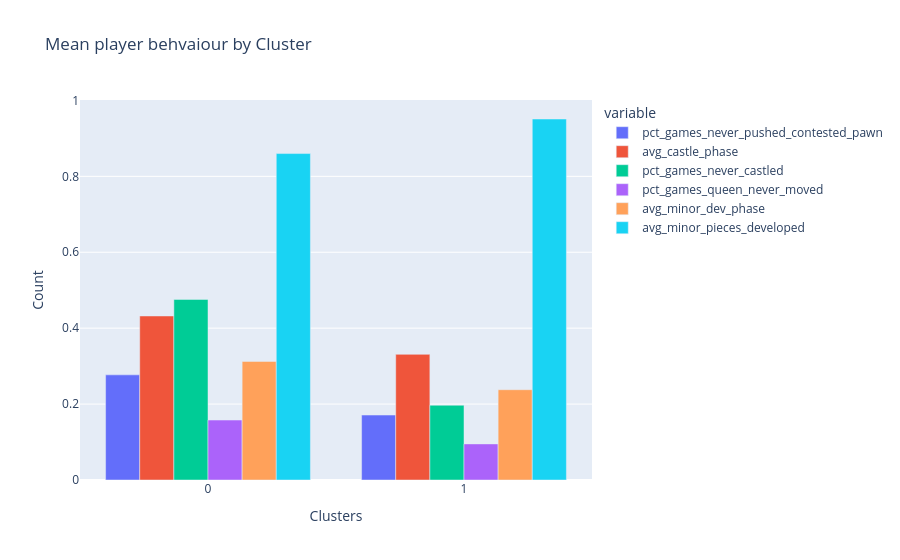

Notebook code cell kept with this figure:
### Code cell
# plotting a group plot to understand meaning of each cluster
inspection_display = inspection.copy()
inspection_display["avg_minor_pieces_developed"] = inspection_display["avg_minor_pieces_developed"] / 4

fig = px.bar(
    inspection_display,
    barmode="group",
    title="Mean player behvaiour by Cluster"
)
fig.update_layout(xaxis_title="Clusters", yaxis_title="Count")
fig.show()

### Figure 1 — Plotly figure (JSON) as saved in the notebook; plotly's stock layout.template omitted (floating-point values rounded to 4 significant figures)
{"data": [{"alignmentgroup": "True", "hovertemplate": "variable=pct_games_never_pushed_contested_pawn<br>clusters=%{x}<br>value=%{y}<extra></extra>", "legendgroup": "pct_games_never_pushed_contested_pawn", "marker": {"color": "#636efa", "pattern": {"shape": ""}}, "name": "pct_games_never_pushed_contested_pawn", "offsetgroup": "pct_games_never_pushed_contested_pawn", "orientation": "v", "showlegend": true, "textposition": "auto", "type": "bar", "x": [0, 1], "xaxis": "x", "y": [0.277, 0.1711], "yaxis": "y"}, {"alignmentgroup": "True", "hovertemplate": "variable=avg_castle_phase<br>clusters=%{x}<br>value=%{y}<extra></extra>", "legendgroup": "avg_castle_phase", "marker": {"color": "#EF553B", "pattern": {"shape": ""}}, "name": "avg_castle_phase", "offsetgroup": "avg_castle_phase", "orientation": "v", "showlegend": true, "textposition": "auto", "type": "bar", "x": [0, 1], "xaxis": "x", "y": [0.4322, 0.3311], "yaxis": "y"}, {"alignmentgroup": "True", "hovertemplate": "variable=pct_games_never_castled<br>clusters=%{x}<br>value=%{y}<extra></extra>", "legendgroup": "pct_games_never_castled", "marker": {"color": "#00cc96", "pattern": {"shape": ""}}, "name": "pct_games_never_castled", "offsetgroup": "pct_games_never_castled", "orientation": "v", "showlegend": true, "textposition": "auto", "type": "bar", "x": [0, 1], "xaxis": "x", "y": [0.4758, 0.1969], "yaxis": "y"}, {"alignmentgroup": "True", "hovertemplate": "variable=pct_games_queen_never_moved<br>clusters=%{x}<br>value=%{y}<extra></extra>", "legendgroup": "pct_games_queen_never_moved", "marker": {"color": "#ab63fa", "pattern": {"shape": ""}}, "name": "pct_games_queen_never_moved", "offsetgroup": "pct_games_queen_never_moved", "orientation": "v", "showlegend": true, "textposition": "auto", "type": "bar", "x": [0, 1], "xaxis": "x", "y": [0.1579, 0.09511], "yaxis": "y"}, {"alignmentgroup": "True", "hovertemplate": "variable=avg_minor_dev_phase<br>clusters=%{x}<br>value=%{y}<extra></extra>", "legendgroup": "avg_minor_dev_phase", "marker": {"color": "#FFA15A", "pattern": {"shape": ""}}, "name": "avg_minor_dev_phase", "offsetgroup": "avg_minor_dev_phase", "orientation": "v", "showlegend": true, "textposition": "auto", "type": "bar", "x": [0, 1], "xaxis": "x", "y": [0.3124, 0.2379], "yaxis": "y"}, {"alignmentgroup": "True", "hovertemplate": "variable=avg_minor_pieces_developed<br>clusters=%{x}<br>value=%{y}<extra></extra>", "legendgroup": "avg_minor_pieces_developed", "marker": {"color": "#19d3f3", "pattern": {"shape": ""}}, "name": "avg_minor_pieces_developed", "offsetgroup": "avg_minor_pieces_developed", "orientation": "v", "showlegend": true, "textposition": "auto", "type": "bar", "x": [0, 1], "xaxis": "x", "y": [0.86, 0.9511], "yaxis": "y"}], "layout": {"barmode": "group", "legend": {"title": {"text": "variable"}, "tracegroupgap": 0}, "title": {"text": "Mean player behvaiour by Cluster"}, "xaxis": {"anchor": "y", "domain": [0, 1], "title": {"text": "Clusters"}}, "yaxis": {"anchor": "x", "domain": [0, 1], "title": {"text": "Count"}}}}
